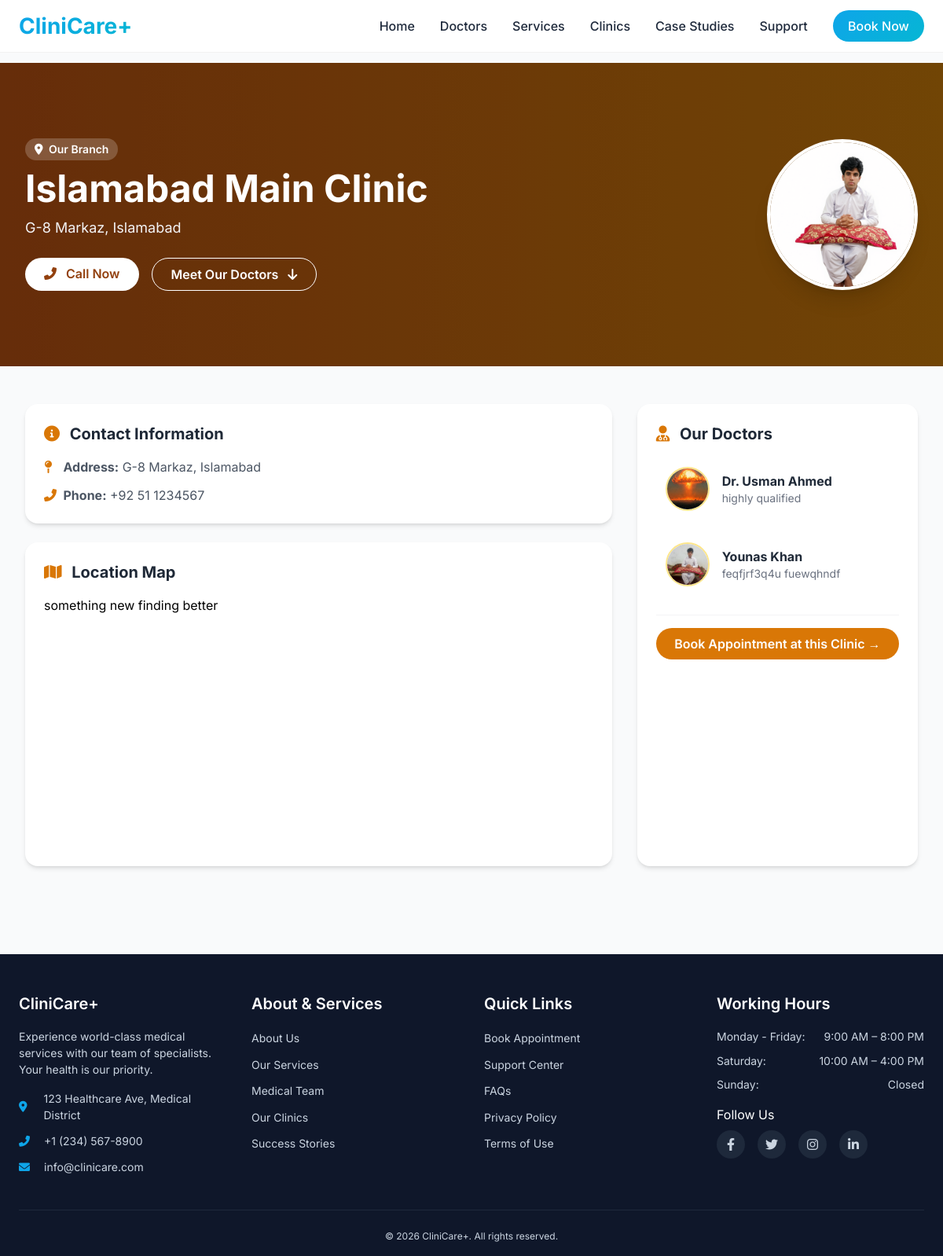
The app's page /clinic-detail.php?id=1 with its own data.
### tables this page shows
CREATE TABLE `clinics` (
  `id` int(11) NOT NULL,
  `name` varchar(150) NOT NULL,
  `slug` varchar(150) DEFAULT NULL,
  `address` text DEFAULT NULL,
  `phone` varchar(50) DEFAULT NULL,
  `google_map_iframe` text DEFAULT NULL,
  `image` varchar(255) DEFAULT NULL,
  `created_at` timestamp NOT NULL DEFAULT current_timestamp()
);

CREATE TABLE `doctors` (
  `id` int(11) NOT NULL,
  `name` varchar(150) NOT NULL,
  `slug` varchar(150) DEFAULT NULL,
  `category_id` int(11) DEFAULT NULL,
  `clinic_id` int(11) DEFAULT NULL,
  `image` varchar(255) DEFAULT NULL,
  `bio` text DEFAULT NULL,
  `experience` text DEFAULT NULL,
  `qualification` text DEFAULT NULL,
  `featured` tinyint(1) DEFAULT 0,
  `created_at` timestamp NOT NULL DEFAULT current_timestamp()
);

### clinic-detail.php (the view, shortened to what this page needs)
<?php
require_once '../config/database.php';
$id = isset($_GET['id']) ? (int)$_GET['id'] : 0;
$clinic = mysqli_fetch_assoc(mysqli_query($conn, "SELECT * FROM clinics WHERE id = $id"));
$doctors = mysqli_query($conn, "SELECT * FROM doctors WHERE clinic_id = $id ORDER BY name");
?>
<!DOCTYPE html>
<html lang="en">
<head>
    <script src="https://cdn.tailwindcss.com"></script>
    <link rel="stylesheet" href="https://cdnjs.cloudflare.com/ajax/libs/font-awesome/6.0.0-beta3/css/all.min.css">
</head>
<body class="bg-gray-50">
    <?php include '../includes/header.php'; ?>
    <section class="relative bg-gradient-to-r from-amber-800 to-yellow-700 text-white py-16 md:py-24">
        <div class="absolute inset-0 bg-black/30"></div>
        <div class="relative max-w-7xl mx-auto px-4 sm:px-6 lg:px-8">
            <div class="flex flex-col md:flex-row justify-between items-center gap-6">
                <div>
                    <span class="inline-block px-3 py-1 bg-white/20 rounded-full text-sm font-semibold mb-3">
                        <i class="fas fa-location-dot mr-1"></i> Our Branch
                    </span>
                    <h1 class="text-4xl md:text-5xl font-bold mb-3"><?php echo htmlspecialchars($clinic['name']); ?></h1>
                    <p class="text-lg text-gray-100 max-w-xl"><?php echo htmlspecialchars($clinic['address']); ?></p>
                    <div class="mt-6 flex flex-wrap gap-4">
                        <a href="support.php" class="bg-white text-amber-800 hover:bg-gray-100 px-6 py-2 rounded-full font-semibold transition">
                            <i class="fas fa-phone-alt mr-2"></i> Call Now
                        </a>
                        <a href="doctors.php#doctors" class="border border-white hover:bg-white/10 px-6 py-2 rounded-full font-semibold transition">
                            Meet Our Doctors <i class="fas fa-arrow-down ml-2"></i>
                        </a>
                    </div>
                </div>
                <?php if(!empty($clinic['image'])): ?>
                    <img src="../<?php echo $clinic['image']; ?>" alt="<?php echo htmlspecialchars($clinic['name']); ?>" class="w-48 h-48 object-cover rounded-full shadow-xl border-4 border-white">
                <?php endif; ?>
            </div>
        </div>
    </section>
    <main class="max-w-7xl mx-auto px-4 sm:px-6 lg:px-8 py-12">
        <div class="grid grid-cols-1 lg:grid-cols-3 gap-8">
            <div class="lg:col-span-2 space-y-6">
                <div class="bg-white rounded-2xl shadow-md p-6">
                    <h3 class="text-xl font-bold text-gray-800 mb-4"><i class="fas fa-info-circle text-amber-600 mr-2"></i> Contact Information</h3>
                    <div class="space-y-3 text-gray-600">
                        <p><i class="fas fa-map-pin text-amber-600 w-5"></i> <strong>Address:</strong> <?php echo nl2br(htmlspecialchars($clinic['address'])); ?></p>
                        <p><i class="fas fa-phone-alt text-amber-600 w-5"></i> <strong>Phone:</strong> <a href="tel:<?php echo $clinic['phone']; ?>" class="hover:text-amber-600"><?php echo htmlspecialchars($clinic['phone']); ?></a></p>
                    </div>
                </div>
                <?php if(!empty($clinic['google_map_iframe'])): ?>
                    <div class="bg-white rounded-2xl shadow-md p-6">
                        <h3 class="text-xl font-bold text-gray-800 mb-4"><i class="fas fa-map text-amber-600 mr-2"></i> Location Map</h3>
                        <div class="rounded-xl overflow-hidden h-80">
                            <?php echo $clinic['google_map_iframe']; ?>
                        </div>
                    </div>
                <?php endif; ?>
            </div>
            <div id="doctors" class="bg-white rounded-2xl shadow-md p-6">
                <h3 class="text-xl font-bold text-gray-800 mb-4"><i class="fas fa-user-md text-amber-600 mr-2"></i> Our Doctors</h3>
                <?php if(mysqli_num_rows($doctors) > 0): ?>
                    <div class="space-y-4">
                        <?php while($doc = mysqli_fetch_assoc($doctors)): ?>
                            <div class="doctor-card flex items-center gap-4 p-3 rounded-xl hover:bg-gray-50 transition">
                                <img src="../<?php echo !empty($doc['image']) ? $doc['image'] : 'assets/uploads/default-avatar.png'; ?>" alt="<?php echo htmlspecialchars($doc['name']); ?>" class="w-14 h-14 rounded-full object-cover border-2 border-amber-200">
                                <div>
                                    <a href="doctor-detail.php?id=<?php echo $doc['id']; ?>" class="font-bold text-gray-800 hover:text-amber-600"><?php echo htmlspecialchars($doc['name']); ?></a>
                                    <p class="text-sm text-gray-500"><?php echo htmlspecialchars(substr($doc['qualification'], 0, 60)); ?></p>
                                </div>
                            </div>
                        <?php endwhile; ?>
                    </div>
                <?php else: ?>
                    <p class="text-gray-500">No doctors currently assigned to this clinic.</p>
                <?php endif; ?>
                <div class="mt-6 pt-4 border-t border-gray-100">
                    <a href="support.php#contact-form?clinic=<?php echo $clinic['id']; ?>" class="block text-center bg-amber-600 hover:bg-amber-700 text-white px-4 py-2 rounded-full font-semibold transition">
                        Book Appointment at this Clinic →
                    </a>
                </div>
            </div>
        </div>
    </main>
    <?php include '../includes/footer.php'; ?>
</body>
</html>

### includes/header.php (shortened to what this page needs)
<!DOCTYPE html>
<html lang="en">
<head>
    <script src="https://cdn.tailwindcss.com"></script>
    <link rel="stylesheet" href="https://cdnjs.cloudflare.com/ajax/libs/font-awesome/6.0.0-beta3/css/all.min.css">
</head>
<body>
<header class="site-header" id="mainHeader">
    <div class="header-container">
        <div class="logo">
            <a href="index.php">CliniCare+</a>
        </div>
        <div class="nav-desktop">
            <a href="index.php">Home</a>
            <a href="doctors.php">Doctors</a>
            <a href="services.php">Services</a>
            <a href="clinics.php">Clinics</a>
            <a href="case-studies.php">Case Studies</a>
            <a href="support.php">Support</a>
            <a href="appointment.php" class="btn-book">Book Now</a>
        </div>
    </div>
</header>
<main class="pt-20">

### includes/footer.php (shortened to what this page needs)
<footer class="clinic-footer">
    <div class="footer-container">
        <div class="footer-grid">
            <div class="footer-col">
                <h3>CliniCare<span class="text-light">+</span></h3>
                <p>Experience world-class medical services with our team of specialists. Your health is our priority.</p>
                <div class="contact-info">
                    <p><i class="fas fa-map-marker-alt"></i> 123 Healthcare Ave, Medical District</p>
                    <p><i class="fas fa-phone-alt"></i> +1 (234) 567-8900</p>
                    <p><i class="fas fa-envelope"></i> info@clinicare.com</p>
                </div>
            </div>
            <div class="footer-col">
                <h3>About & Services</h3>
                <ul>
                    <li><a href="about.php">About Us</a></li>
                    <li><a href="services.php">Our Services</a></li>
                    <li><a href="doctors.php">Medical Team</a></li>
                    <li><a href="clinics.php">Our Clinics</a></li>
                    <li><a href="case-studies.php">Success Stories</a></li>
                </ul>
            </div>
            <div class="footer-col">
                <h3>Quick Links</h3>
                <ul>
                    <li><a href="appointment.php">Book Appointment</a></li>
                    <li><a href="support.php">Support Center</a></li>
                    <li><a href="faq.php">FAQs</a></li>
                    <li><a href="#">Privacy Policy</a></li>
                    <li><a href="#">Terms of Use</a></li>
                </ul>
            </div>
            <div class="footer-col">
                <h3>Working Hours</h3>
                <ul class="timings">
                    <li><span>Monday - Friday:</span> <span>9:00 AM – 8:00 PM</span></li>
                    <li><span>Saturday:</span> <span>10:00 AM – 4:00 PM</span></li>
                    <li><span>Sunday:</span> <span>Closed</span></li>
                </ul>
                <div class="social-links">
                    <h4>Follow Us</h4>
                    <div class="social-icons">
                        <a href="#" aria-label="Facebook"><i class="fab fa-facebook-f"></i></a>
                        <a href="#" aria-label="Twitter"><i class="fab fa-twitter"></i></a>
                        <a href="#" aria-label="Instagram"><i class="fab fa-instagram"></i></a>
                        <a href="#" aria-label="LinkedIn"><i class="fab fa-linkedin-in"></i></a>
                    </div>
                </div>
            </div>
        </div>
        <div class="footer-bottom">
            <p>&copy; <?php echo date('Y'); ?> CliniCare+. All rights reserved.</p>
        </div>
    </div>
</footer>
</main>
</body>
</html>

### clinic-detail.php (style rules this page uses)
body { font-family: 'Inter', sans-serif; }
.doctor-card { transition: all 0.2s; }

### includes/header.php (style rules this page uses)
* { margin: 0; padding: 0; box-sizing: border-box; }
body { font-family: 'Inter', sans-serif; }
.site-header { position: fixed; top: 0; left: 0; width: 100%; background: rgba(255, 255, 255, 0.95); backdrop-filter: blur(8px); z-index: 1000; transition: all 0.3s; border-bottom: 1px solid rgba(0,0,0,0.05); }
.header-container { max-width: 1280px; margin: 0 auto; padding: 0.75rem 1.5rem; display: flex; justify-content: space-between; align-items: center; }
.logo a { font-size: 1.75rem; font-weight: 700; background: linear-gradient(135deg, #0ea5e9, #06b6d4); background-clip: text; -webkit-background-clip: text; color: transparent; text-decoration: none; }
.nav-desktop { display: flex; gap: 2rem; align-items: center; }
.nav-desktop a { text-decoration: none; color: #1e293b; font-weight: 500; transition: color 0.2s; }
.btn-book { background: linear-gradient(135deg, #0ea5e9, #06b6d4); color: white !important; padding: 0.5rem 1.2rem; border-radius: 9999px; font-weight: 600; }

### includes/footer.php (style rules this page uses)
.clinic-footer { background: #0f172a; color: #cbd5e1; padding: 3rem 0 1rem; font-family: 'Inter', sans-serif; margin-top: 4rem; width: 100%; clear: both; }
.footer-container { max-width: 1280px; margin: 0 auto; padding: 0 1.5rem; }
.footer-grid { display: grid; grid-template-columns: repeat(auto-fit, minmax(250px, 1fr)); gap: 2rem; margin-bottom: 2rem; }
.footer-col h3 { color: white; font-size: 1.25rem; font-weight: 600; margin-bottom: 1rem; }
.footer-col p { font-size: 0.875rem; line-height: 1.5; margin-bottom: 1rem; }
.contact-info p { display: flex; align-items: center; gap: 0.75rem; margin-bottom: 0.75rem; }
.contact-info i { width: 1.25rem; color: #0ea5e9; }
.footer-col ul { list-style: none; padding: 0; }
.footer-col ul li { margin-bottom: 0.6rem; }
.footer-col ul li a { color: #cbd5e1; text-decoration: none; font-size: 0.875rem; transition: color 0.2s; }
.timings li { display: flex; justify-content: space-between; margin-bottom: 0.6rem; font-size: 0.875rem; }
.social-links h4 { color: white; font-size: 1rem; margin: 1rem 0 0.5rem; }
.social-icons { display: flex; gap: 1rem; }
.social-icons a { background: #1e293b; width: 36px; height: 36px; display: inline-flex; align-items: center; justify-content: center; border-radius: 50%; color: #cbd5e1; transition: all 0.2s; text-decoration: none; }
.footer-bottom { border-top: 1px solid #1e293b; padding-top: 1.5rem; text-align: center; font-size: 0.75rem; }

### records on screen
clinics: name "Islamabad Main Clinic", address "G-8 Markaz, Islamabad", image (picture), phone "+92 51 1234567", google_map_iframe "something new finding better"
doctors: image (picture), name "Dr. Usman Ahmed", qualification "highly qualified"
doctors: image (picture), name "Younas Khan", qualification "feqfjrf3q4u fuewqhndf"
